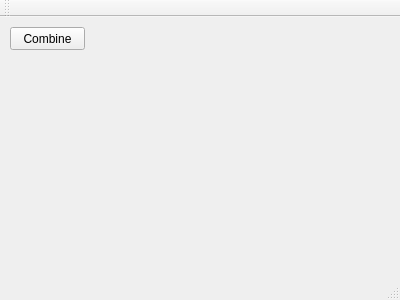
<?xml version="1.0" encoding="UTF-8"?>
<ui version="4.0">
 <class>MainWindow</class>
 <widget class="QMainWindow" name="MainWindow">
  <property name="geometry">
   <rect>
    <x>0</x>
    <y>0</y>
    <width>400</width>
    <height>300</height>
   </rect>
  </property>
  <property name="windowTitle">
   <string>MainWindow</string>
  </property>
  <widget class="QWidget" name="centralWidget">
   <widget class="QPushButton" name="combineButton">
    <property name="geometry">
     <rect>
      <x>10</x>
      <y>10</y>
      <width>75</width>
      <height>23</height>
     </rect>
    </property>
    <property name="text">
     <string>Combine</string>
    </property>
   </widget>
  </widget>
  <widget class="QMenuBar" name="menuBar">
   <property name="geometry">
    <rect>
     <x>0</x>
     <y>0</y>
     <width>400</width>
     <height>21</height>
    </rect>
   </property>
  </widget>
  <widget class="QToolBar" name="mainToolBar">
   <attribute name="toolBarArea">
    <enum>TopToolBarArea</enum>
   </attribute>
   <attribute name="toolBarBreak">
    <bool>false</bool>
   </attribute>
  </widget>
  <widget class="QStatusBar" name="statusBar"/>
 </widget>
 <layoutdefault spacing="6" margin="11"/>
 <resources/>
 <connections/>
</ui>
